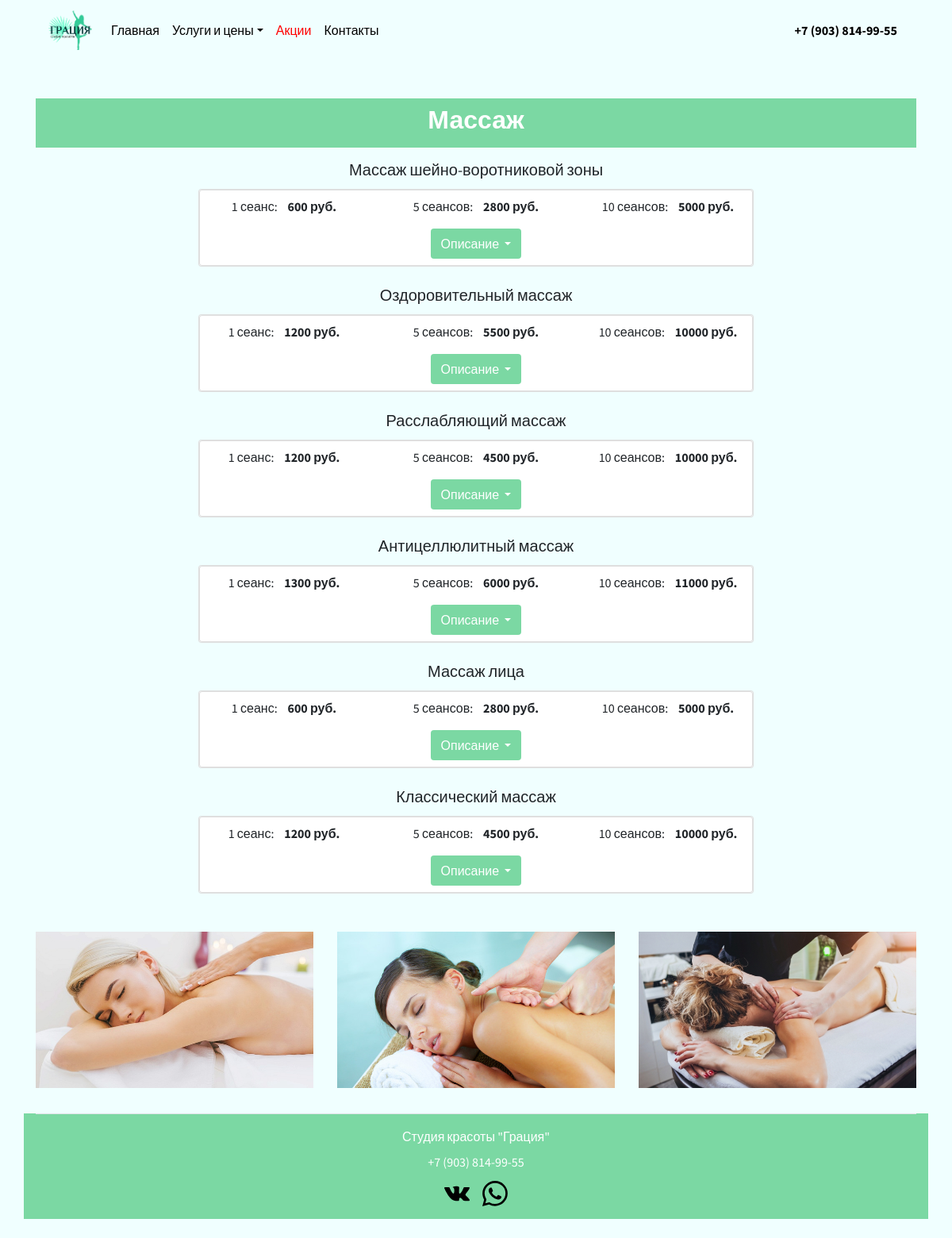
The page /massaje on the database its author committed.
### main/models.py (models this page shows, shortened)
class Massage(models.Model):
    title = models.CharField('Вид массажа', max_length=100)
    price1 = models.CharField('Цена за 1 сеанс', max_length=50)
    price5 = models.CharField('Цена за 5 сеансов', max_length=50)
    price10 = models.CharField('Цена за 10 сеансов', max_length=50)
    task = models.TextField('Описание', blank=True, null=True)
    class Meta:
        verbose_name = 'Массаж'
        verbose_name_plural = 'Массаж'

### main/views.py (the view)
# urls.py: path('massaje', views.massaje),
def massaje(request):
    mass = Massage.objects.all()
    return render(request, 'main/massaje.html', {'mass': mass})

### main/templates/main/massaje.html (shortened to what this page needs)
{% extends 'main/base.html' %}
{% load static %}
{% block content %}
<main>
    <div class="container mt-5">
        <div class="text-white mb-3 text-center pt-2 pb-2" style="background-color: #7bd8a3">
            <h2 class="text-center"><b>Массаж</b></h2>
        </div>
        {% for el in mass %}
        <h5 class="card-title text-center">{{ el.title }}</h5>
        <div class="card mb-4 text-center mx-auto" style="max-width: 700px;">
            <div class="row g-0">
                <div class="col-md-12">
                    <div class="card">
                        <div class="row">
                            <div class="col-sm">
                                <p class="mt-2" style="background-color: #FFFFFF">1 сеанс:&nbsp &nbsp <b>{{ el.price1 }} руб.</b></p>
                            </div>
                            <div class="col-sm">
                                <p class="mt-2" style="background-color: #FFFFFF">5 сеансов:&nbsp &nbsp <b>{{ el.price5 }} руб.</b></p>
                            </div>
                            <div class="col-sm">
                                <p class="mt-2" style="background-color: #FFFFFF">10 сеансов:&nbsp &nbsp <b>{{ el.price10 }} руб.</b></p>
                            </div>
                        </div>
                        <div class="dropdown show">
                             <a class="btn dropdown-toggle mb-2 text-white" href="#" role="button" id="dropdownMenuLink" data-toggle="dropdown" aria-haspopup="true" aria-expanded="false" style="background-color: #7bd8a3">
                                Описание
                            </a>
                        </div>
                    </div>
                </div>
            </div>
        </div>
        {% endfor %}
        <div class="row mt-5">
            <div class="col-lg-4 mx-auto mb-2">
                <img src="{% static 'img/massaj1.jpg' %}" class="bd-placeholder-img img-fluid" width=100% height="200"
                     xmlns="http://www.w3.org/2000/svg" role="img" aria-label="Placeholder"
                     preserveAspectRatio="xMidYMid slice" focusable="false"><title>Placeholder</title>
            </div>
            <div class="col-lg-4 mx-auto mb-2">
                <img src="{% static 'img/massaj2.jpg' %}" class="bd-placeholder-img img-fluid" width=100% height="200"
                     xmlns="http://www.w3.org/2000/svg" role="img" aria-label="Placeholder"
                     preserveAspectRatio="xMidYMid slice" focusable="false"><title>Placeholder</title>
            </div>
            <div class="col-lg-4 mx-auto mb-2">
                <img src="{% static 'img/massaj3.jpg' %}" class="bd-placeholder-img img-fluid" width=100% height="200"
                     xmlns="http://www.w3.org/2000/svg" role="img" aria-label="Placeholder"
                     preserveAspectRatio="xMidYMid slice" focusable="false"><title>Placeholder</title>
            </div>
        </div>
    </div>
</main>
{% endblock %}

### rows shown on the page
Massage: title "Массаж шейно-воротниковой зоны", price1 "600", price5 "2800", price10 "5000"
Massage: title "Оздоровительный массаж", price1 "1200", price5 "5500", price10 "10000"
Massage: title "Расслабляющий массаж", price1 "1200", price5 "4500", price10 "10000"
Massage: title "Антицеллюлитный массаж", price1 "1300", price5 "6000", price10 "11000"
Massage: title "Массаж лица", price1 "600", price5 "2800", price10 "5000"
Massage: title "Классический массаж", price1 "1200", price5 "4500", price10 "10000"
